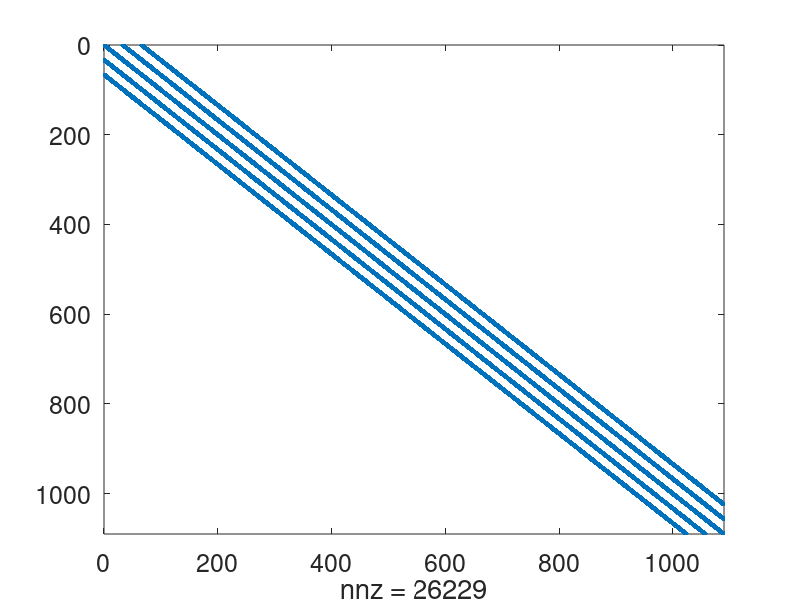

Recreate this plot in MATLAB.
d1 = 33;
d2 = 33;
r = 2;

n = d1*d2;

M = zeros(n,n);

p = 0;
for i = 1:d1
   for j = 1:d2
       p = p+1;
       M(p,p) = 1;
       for k1 = i-r:i+r
          for k2= j-r:j+r
              k = (k1-1)*d2+k2;
              if k >= 1 && k<=n
                 M(p,k) = 1; 
              end
          end
       end
   end
end

fig = figure

spy(M,8)
set(gca,'fontsize',18);

print(fig,'-depsc',['B_structure_',num2str(r),'.eps']);

